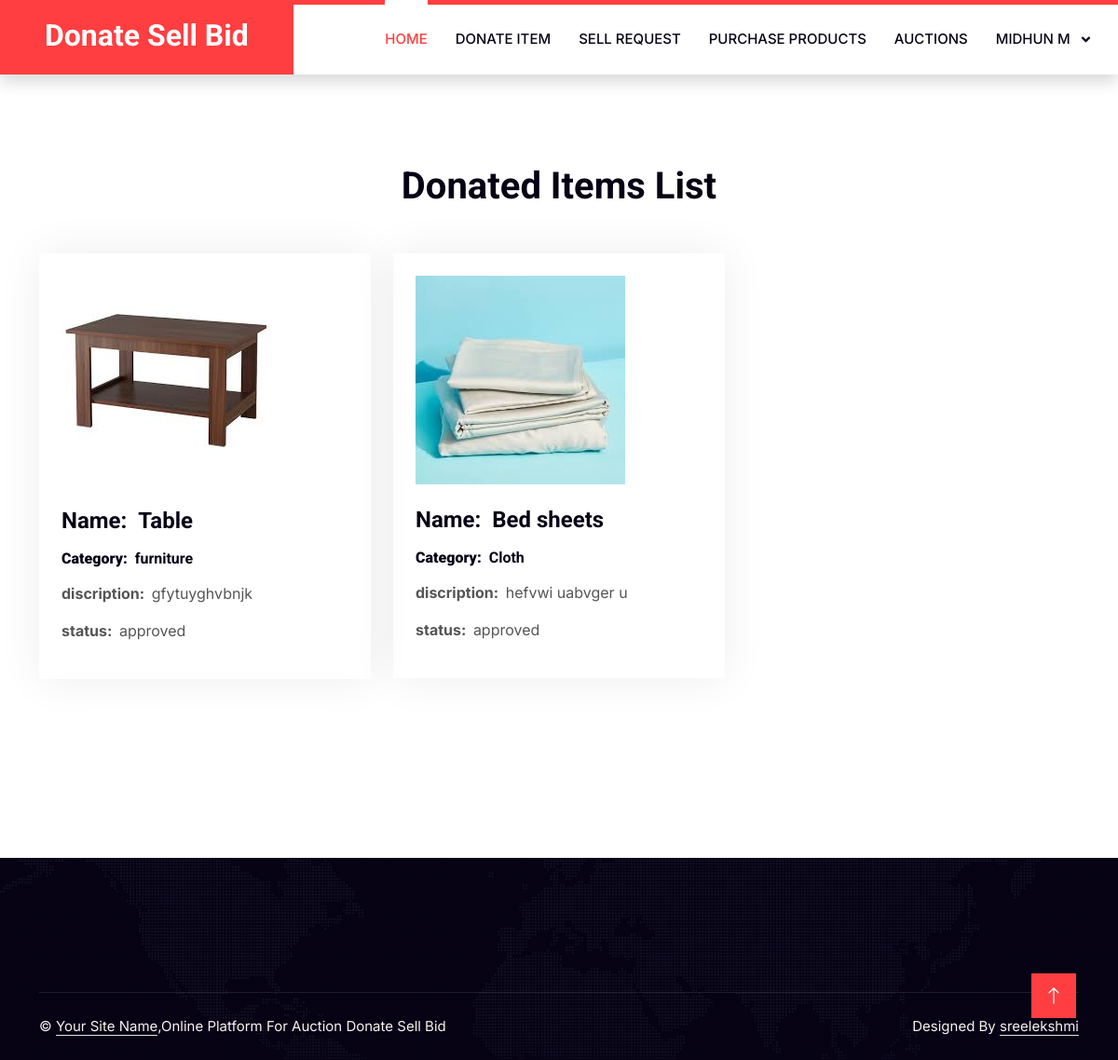
Screenshot of /viewu_donate.php (signed in) with the database file from the repository.
### tables this page shows
CREATE TABLE IF NOT EXISTS `u_register` (
  `id` int(11) NOT NULL AUTO_INCREMENT,
  `name` varchar(223) NOT NULL,
  `email` varchar(223) NOT NULL,
  `phone` varchar(223) NOT NULL,
  `password` varchar(223) NOT NULL,
  `address` varchar(223) NOT NULL,
  PRIMARY KEY (`id`)
);

CREATE TABLE IF NOT EXISTS `products` (
  `id` int(11) NOT NULL AUTO_INCREMENT,
  `u_id` varchar(11) NOT NULL,
  `name` varchar(225) NOT NULL,
  `category` varchar(225) NOT NULL,
  `disc` varchar(225) NOT NULL,
  `price` varchar(225) NOT NULL,
  `image` varchar(225) NOT NULL,
  `type` varchar(225) NOT NULL,
  `status` varchar(225) NOT NULL,
  PRIMARY KEY (`id`)
);

### viewu_donate.php (the view, shortened to what this page needs)
<?php
include("header.php");
?>
    <div class="container-xxl py-5">
        <div class="container py-5">
            <div class="text-center wow fadeInUp" data-wow-delay="0.1s">
                <h1 class="mb-5">Donated Items List</h1>
            </div>
            <div class="row g-4" >
					<?php
		include("conn.php");
		$sel="select * from products where u_id='$_SESSION[uid]' and type='Donated'";
		$res=mysqli_query($con,$sel);
		while($row=mysqli_fetch_array($res))
		{
		?>
                <div class="col-md-6 col-lg-4 wow fadeInUp" data-wow-delay="0.3s">
                    <div class="service-item p-4">
                        <div class="overflow-hidden mb-4">
						<img class="img-fluid" src="./uploads/<?php echo $row['image'];?>" alt="">
                        </div>
                        <h4 class="mb-3">Name:&nbsp;&nbsp;<?php echo $row['name'];?></h4>
                        <h6 class="mb-3"><b>Category:&nbsp;&nbsp;</b><?php echo $row['category'];?></h6>
                        <p><b>discription:&nbsp;&nbsp;</b><?php echo $row['disc'];?></p>
                        <p><b>status:&nbsp;&nbsp;</b><?php echo $row['status'];?></p>
				   </div>
                </div>
				<?php
		}
		?>
               </div>
				</div>
				</div>
<?php
include("footer.php");
?>

### header.php (shortened to what this page needs)
<!DOCTYPE html>
<html lang="en">
<?php
 include("conn.php");
?>
<head>
    <link href="https://cdnjs.cloudflare.com/ajax/libs/font-awesome/5.10.0/css/all.min.css" rel="stylesheet">
    <link href="https://cdn.jsdelivr.net/npm/bootstrap-icons@1.4.1/font/bootstrap-icons.css" rel="stylesheet">
    <link href="lib/animate/animate.min.css" rel="stylesheet">
    <link href="lib/owlcarousel/assets/owl.carousel.min.css" rel="stylesheet">
    <link href="css/bootstrap.min.css" rel="stylesheet">
    <link href="css/style.css" rel="stylesheet">
</head>
<body>
    <nav class="navbar navbar-expand-lg bg-white navbar-light shadow border-top border-5 border-primary sticky-top p-0">
        <a href="index.html" class="navbar-brand bg-primary d-flex align-items-center px-4 px-lg-5">
            <h2 class="mb-2 text-white"><span class="uppercase-text">Donate Sell Bid</span></h2>
        </a>
		<?php
						   if($_SESSION['type']=='admin')
						   {
						   ?>
        <div class="collapse navbar-collapse" id="navbarCollapse">
            <div class="navbar-nav ms-auto p-4 p-lg-0">
                <a href="index.php" class="nav-item nav-link active">Home</a>
                <a href="receivedonation.php" class="nav-item nav-link">Receive Donation</a>
				                <a href="viewusell_product.php" class="nav-item nav-link">view Request</a>
                                <a href="all_product.php" class="nav-item nav-link">All Products</a>
                <a href="a_sellproduct2.php" class="nav-item nav-link">sell products</a>
                <a href="auctiondisplay.php" class="nav-item nav-link">view auction</a>
				<div class="nav-item dropdown">
            <a class="nav-link dropdown-toggle" href="#" id="navbarDropdown" role="button" data-bs-toggle="dropdown" aria-expanded="false">
                Reports
            </a>
            <ul class="dropdown-menu" aria-labelledby="navbarDropdown">
                <li><a class="dropdown-item" href="sales_report.php">Sales</a></li>
                <li><a class="dropdown-item" href="auction_report.php">Auction</a></li>
            </ul>
        </div>
        <a href="viewusers.php" class="nav-item nav-link">view users</a>
                <a href="logout.php" class="nav-item nav-link">logout</a>
            </div>
        </div>
		 <?php
						   }
						   elseif($_SESSION['type']=='user')
						   {
						   ?>
      <div class="collapse navbar-collapse" id="navbarCollapse">
    <div class="navbar-nav ms-auto p-4 p-lg-0">
        <a href="index.php" class="nav-item nav-link active">Home</a>
        <a href="donateitem.php" class="nav-item nav-link">Donate Item</a>
        <a href="u_sellproduct.php" class="nav-item nav-link">Sell Request</a>
        <a href="viewa_product.php" class="nav-item nav-link">Purchase Products</a>
        <a href="availableauction.php" class="nav-item nav-link">Auctions</a>
        <div class="nav-item dropdown">
            <a class="nav-link dropdown-toggle" href="#" id="navbarDropdown" role="button" data-bs-toggle="dropdown" aria-expanded="false">
                <?php
                    $user = "SELECT name FROM u_register WHERE id = $_SESSION[uid]";
                    $res=mysqli_query($con,$user);
                    $row=mysqli_fetch_assoc($res);
                    echo $row['name'];
                ?>
            </a>
        </div>
    </div>
</div>
		 <?php
						   }
						   ?>
    </nav>

### css/style.css (style rules this page uses)
:root { --primary: #FF3E41; --secondary: #51CFED; --light: #F8F2F0; --dark: #060315; }
.navbar .dropdown-toggle::after { border: none; content: "\f107"; font-family: "Font Awesome 5 Free"; font-weight: 900; vertical-align: middle; margin-left: 8px; }
.navbar-light .navbar-nav .nav-link { position: relative; margin-right: 30px; padding: 25px 0; color: #FFFFFF; font-size: 15px; text-transform: uppercase; outline: none; }
.navbar-light .navbar-nav .nav-link:hover, .navbar-light .navbar-nav .nav-link.active { color: var(--primary); }
.navbar-light .navbar-brand, .navbar-light a.btn { height: 75px; }
.navbar-light .navbar-nav .nav-link { color: var(--dark); font-weight: 500; }
.navbar-light.sticky-top { top: -100px; transition: .5s; }
@media (min-width: 992px) { .navbar-light .navbar-nav .nav-link::before { position: absolute; content: ""; width: 0; height: 5px; top: -6px; left: 50%; background: #FFFFFF; transition: .5s; } }
@media (min-width: 992px) { .navbar-light .navbar-nav .nav-link:hover::before, .navbar-light .navbar-nav .nav-link.active::before { width: 100%; left: 0; } }
.service-item, .price-item, .team-item { box-shadow: 0 0 45px rgba(0, 0, 0, .07); }
.service-item img, .team-item img { transition: .5s; }

### rows the page displays
u_register: name "MIDHUN M"
products: image (picture), name "Table", category "furniture", disc "gfytuyghvbnjk", status "approved"
products: image (picture), name "Bed sheets", category "Cloth", disc "hefvwi uabvger u", status "approved"
